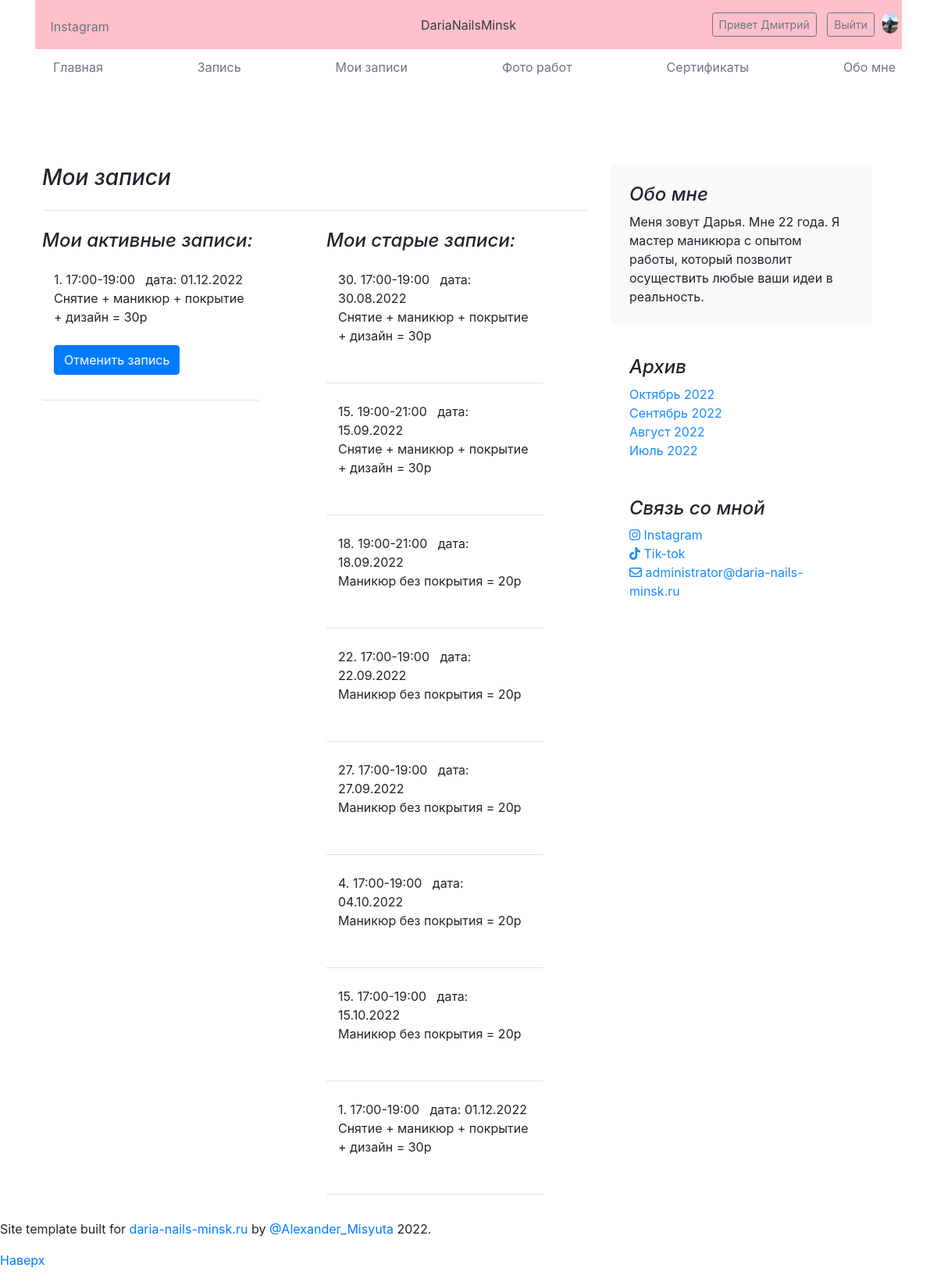
Page /my_book/ (signed in) on the committed database.
### main/models.py (models this page shows, shortened)
class CustomUser(AbstractUser):
    photo = models.ImageField(upload_to='photos/%Y/%m/%d/', verbose_name='Фото', null=True, blank=True)
    birthday = models.DateField(verbose_name='День рождения', null=True, blank=True)
    instagram = models.CharField(max_length=50, verbose_name='Инстаграм', null=True, blank=True)
    mobile = models.CharField(max_length=13, verbose_name='Телефон', null=True, blank=True)
    class Meta:
        verbose_name = 'Пользователь'
        verbose_name_plural = 'Мои пользователи'
    def get_absolute_url(self):
        return reverse('user_detail', kwargs={'pk': self.pk})

class Post(models.Model):
    title = models.CharField(max_length=255, verbose_name='Название', validators=[RegexValidator(regex=r'$', message='Model error')])
    client = models.ForeignKey('CustomUser', on_delete=models.PROTECT, verbose_name='Клиент', default=None, blank=True, null=True)
    service = models.ForeignKey('Service', on_delete=models.PROTECT, verbose_name='Доступные услуги', default=None, blank=True, null=True)
    date = models.DateField(verbose_name='Дата', default=None)
    is_active = models.BooleanField(verbose_name='Опубликовать', default=True)
    class Meta:
        verbose_name = 'Запись'
        verbose_name_plural = 'Записи на ногти'
        ordering = ['-date', 'title']

class Service(models.Model):
    title = models.CharField(max_length=255, verbose_name='Название', validators=[RegexValidator(regex=r'$', message='Model error')])
    price = models.IntegerField(default=0, verbose_name='Цена в рублях')
    def __str__(self):
        return self.title
    class Meta:
        verbose_name = 'Услуга'
        verbose_name_plural = 'Мои услуги'
        ordering = ['id']

### main/views.py (the view)
# urls.py: path('my_book/', my_book, name='my_book'),
def my_book(request):
    if not request.user.is_authenticated:
        return redirect('log_in')
    else:
        user = request.user
        posts = Post.objects.filter(client=user).order_by('date')
        today = datetime.date(datetime.now())
        book = ''
        old_book = ''
        list_posts_clients = []
        posts_clients = Post.objects.all().order_by('date')
        for el in posts_clients:
            if el.client and el.client != user and el.date >= today:
                list_posts_clients.append(el)
        books = []
        for el in posts:
            if el.date >= today:
                books.append(el)
        if len(books) == 0:
            book = '0'                              # Если записей нет то выводим текст записей нет
        old_books = []
        for el in posts:
            if el.date <= today:
                old_books.append(el)
        if len(old_books) == 0:
            old_book = '0'
        month_my_work = month_my_works()
        context = {
            'title': 'Мои записи',
            'title_body': 'Мои записи',
            'month_my_work': month_my_work,
            'list_posts_clients': list_posts_clients,
            'books_page': 'yes',
            'books': books,
            'book': book,
            'old_books': old_books,
            'old_book': old_book,
        }
        return render(request, 'main/index.html', context)

### main/views.py (called while the page is built)
def month_my_works():
    month_my_work = []
    posts = MyWorks.objects.filter(is_active=True)
    for el in posts:
        d = el.date
        d = str(d).split('-')
        deadline = datetime.strptime(f'{d[0]}-{d[1]}-1', "%Y-%m-%d")
        month_my_work.append(deadline)
    month_my_work = set(month_my_work)
    month_my_work = list(month_my_work)
    month_my_work.sort(reverse=True)
    return month_my_work

### main/templates/main/index.html (shortened to what this page needs)
{% extends 'main/base.html' %}
{% load static %}
{% block body %}
<link rel="stylesheet" href="https://stackpath.bootstrapcdn.com/bootstrap/5.0.0-alpha2/css/bootstrap.min.css">
<link rel="stylesheet" href="https://cdn.jsdelivr.net/npm/bootstrap@4.6.2/dist/css/bootstrap.min.css">
{% if books_page %}
    <div class="row">
    {% if books %}
        <div class="col-sm">
            <h4 class="mb-4 fst-italic">Мои активные записи:</h4>
                {% for el in books %}
                    <div class="mb-4 pb-4 col-10 border-bottom">
                        {{ el.title }} &nbsp; дата: {{ el.date|date:'d.m.Y' }}<br>
                        {{ el.service }}<br><br>
                        <button class="btn mb-2 btn-primary" onclick="CancelBook({{ el.id }})">Отменить запись</button>
                    </div>
                {% endfor %}
        </div>
    {% endif %}
    {% if old_books %}
        <div class="col-sm">
            <h4 class="mb-4 fst-italic">Мои старые записи: </h4>
            {% for el in old_books %}
                <div class="mb-4 pb-4 col-10 border-bottom">
                    {{ el.title }} &nbsp; дата: {{ el.date|date:'d.m.Y' }}<br>
                    {{ el.service }}<br><br>
                </div>
            {% endfor %}
        </div>
    {% endif %}
    </div>
{% endif %}
{% endblock %}

### main/templates/main/base.html (shortened to what this page needs)
<!DOCTYPE html>
{% load static %}
<html lang="ru">
<head>
    <link rel="stylesheet" href="https://cdn.jsdelivr.net/npm/bootstrap@5.2.0/dist/css/bootstrap.min.css">
    <link rel="stylesheet" href="https://stackpath.bootstrapcdn.com/bootstrap/5.0.0-alpha2/css/bootstrap.min.css">
    <link rel="stylesheet" href="https://cdn.jsdelivr.net/npm/bootstrap@4.6.2/dist/css/bootstrap.min.css">
    <link href="https://getbootstrap.com/docs/5.2/dist/css/bootstrap.min.css" rel="stylesheet">
    <link href="https://getbootstrap.com/docs/5.2/examples/blog/blog.css" rel="stylesheet">
    <link rel="stylesheet" href="{% static 'main/css/style.css' %}">
    <link rel="stylesheet" href="{% static 'main/css/dropdown.css' %}">
</head>
<body>
<div class="container">
  <header class="blog-header lh-1 py-3">
    <div class="row flex-nowrap justify-content-between align-items-center">
      <div class="col-4 pt-1">
        <a class="link-secondary" href="https://www.instagram.com/daria.nails.minsk/">Instagram</a>
      </div>
      <div class="col-4 text-center">
        <a class="blog-header-logo text-dark" href="{% url 'home' %}">DariaNailsMinsk</a>
      </div>
      <div class="col-4 d-flex justify-content-end align-items-center">
        {% if not request.user.is_authenticated %}
          <div class="my-register">
            <a class="btn btn-sm btn-outline-secondary" href="{% url 'log_in' %}">Войти</a>&nbsp;&nbsp;
            <a class="btn btn-sm btn-outline-secondary" href="{% url 'registration' %}">Регистрация</a>
          </div>
        {% else %}
        <div class="my-register">
          {% if user.photo %}<img class="user-photo" src="{{ user.photo.url }}" align="right">&nbsp;&nbsp;&nbsp;&nbsp;{% endif %}
          <a class="btn btn-sm btn-outline-secondary" href="{{ user.get_absolute_url }}">Привет {{ user.first_name }}</a>&nbsp;&nbsp;
          <a class="btn btn-sm btn-outline-secondary" href="{% url 'logout' %}">Выйти</a>
        </div>
        {% endif %}
      </div>
    </div>
  </header>
  <div class="nav-scroller py-1 mb-2">
    <nav class="nav d-flex justify-content-between">
      <a class="p-2 link-secondary" href="{% url 'home' %}">Главная</a>
      <a class="p-2 link-secondary" href="{% url 'book_manicure' %}">Запись</a>
      <a class="p-2 link-secondary" href="{% url 'my_book' %}">Мои записи</a>
      <a class="p-2 link-secondary" href="{% url 'my_works' %}">Фото работ</a>
      <a class="p-2 link-secondary" href="{% url 'certificates' %}">Сертификаты</a>
      <a class="p-2 link-secondary" href="{% url 'about_me' %}">Обо мне</a>
    </nav>
  </div>
</div>
<main class="container">
  <div class="row mb-2">
  <div class="row g-5">
    <div class="col-md-8">
      <h3 class="pb-4 mb-4 fst-italic border-bottom">
        {{ title_body }}
      </h3>
        {% block body %}
        {% endblock %}
    </div>
    <div class="col-md-4">
      <div class="position-sticky" style="top: 2rem;">
        <div class="p-4 mb-3 bg-light rounded">
          <h4 class="fst-italic">Обо мне</h4>
          <p class="mb-0">Меня зовут Дарья. Мне 22 года. Я мастер маникюра с опытом работы, который позволит осуществить любые ваши идеи в реальность.</p>
        </div>
        <div class="p-4">
          <h4 class="fst-italic">Архив</h4>
          <ol class="list-unstyled mb-0">
              {% if month_my_work %}
                {% for el in month_my_work %}
                    <li><a href="{% url 'my_works_by_date' el|date:'Y-m-d' %}">{{ el|date:"F Y" }}</a></li>
                {% endfor %}
              {% else %}
                <p>Архив пуст</p>
              {% endif %}
          </ol>
        </div>
        <div class="p-4">
          <h4 class="fst-italic">Связь со мной</h4>
          <ol class="list-unstyled">
            <li><a href="https://www.instagram.com/daria.nails.minsk/"><i class="fa-brands fa-instagram"></i> Instagram</a></li>
            <li><a href="https://www.tiktok.com/@dariaaa_rr"><i class="fa-brands fa-tiktok"></i> Tik-tok</a></li>
            <li><i class="fa-regular fa-envelope"></i> administrator@daria-nails-minsk.ru</li>
          </ol>
        </div>
      </div>
    </div>
  </div>
</div>
</main>
<footer class="blog-footer">
  <p>Site template built for <a href="https://daria-nails-minsk.ru/">daria-nails-minsk.ru</a> by <a href="https://www.linkedin.com/in/%D1%81%D0%B0%D1%88%D0%B0-%D0%BC%D0%B8%D1%81%D1%8E%D1%82%D0%B0-637623231/">@Alexander_Misyuta</a> 2022.</p>
  <p>
    <a href="#">Наверх</a>
  </p>
</footer>
</body>
</html>

### main/static/main/css/style.css (style rules this page uses)
.blog-header { background-color: pink; }
.my-register { margin-right: 15px; }
.link-secondary { margin-left: 15px; }
.user-photo { position: relative; left: 10px; width: 20px; border-radius: 10px; }
.list-unstyled a, li { color: #188bfd; }

### main/templates/main/base.html (style rules this page uses)
.nav-scroller { position: relative; z-index: 2; height: 2.75rem; overflow-y: hidden; }
.nav-scroller .nav { display: flex; flex-wrap: nowrap; padding-bottom: 1rem; margin-top: -1px; overflow-x: auto; text-align: center; white-space: nowrap; -webkit-overflow-scrolling: touch; }

### rows in the picture
CustomUser: photo (picture), first_name "Дмитрий"
Post: title "1. 17:00-19:00", date "01.12.2022", service "Снятие + маникюр + покрытие + дизайн = 30р"
Post: title "30. 17:00-19:00", date "30.08.2022", service "Снятие + маникюр + покрытие + дизайн = 30р"
Post: title "15. 19:00-21:00", date "15.09.2022", service "Снятие + маникюр + покрытие + дизайн = 30р"
Post: title "18. 19:00-21:00", date "18.09.2022", service "Маникюр без покрытия = 20р"
Post: title "22. 17:00-19:00", date "22.09.2022", service "Маникюр без покрытия = 20р"
Post: title "27. 17:00-19:00", date "27.09.2022", service "Маникюр без покрытия = 20р"
Post: title "4. 17:00-19:00", date "04.10.2022", service "Маникюр без покрытия = 20р"
Post: title "15. 17:00-19:00", date "15.10.2022", service "Маникюр без покрытия = 20р"

### other values in the picture
{{ title_body }} "Мои записи"
{{ el|date:"F Y" }} "Октябрь 2022" "Сентябрь 2022" "Август 2022" "Июль 2022"
